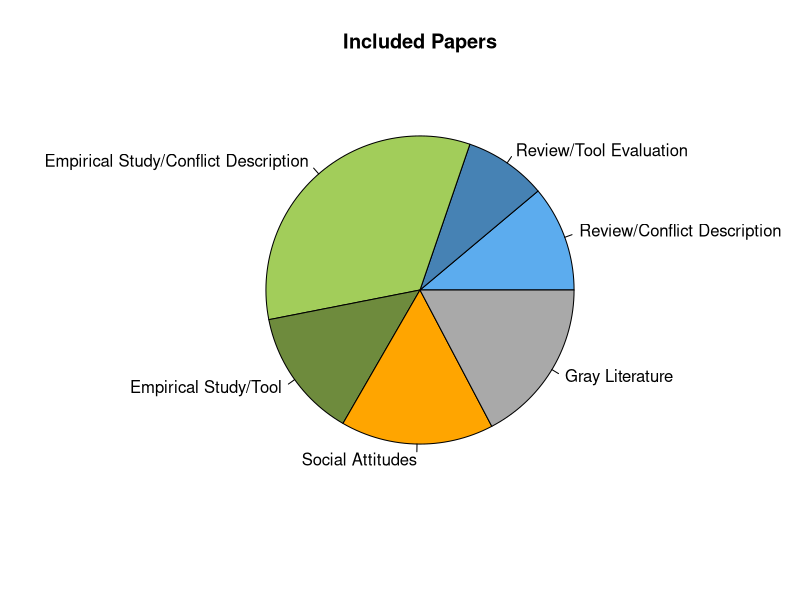
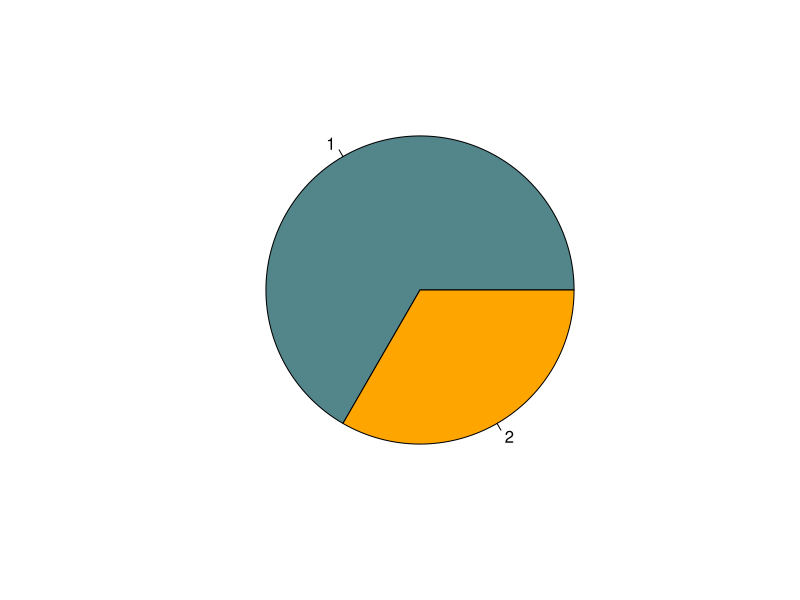
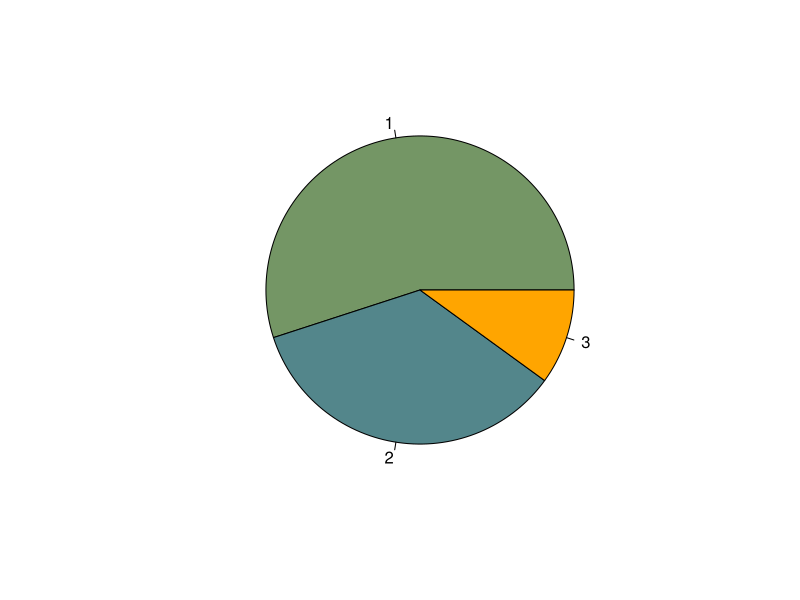
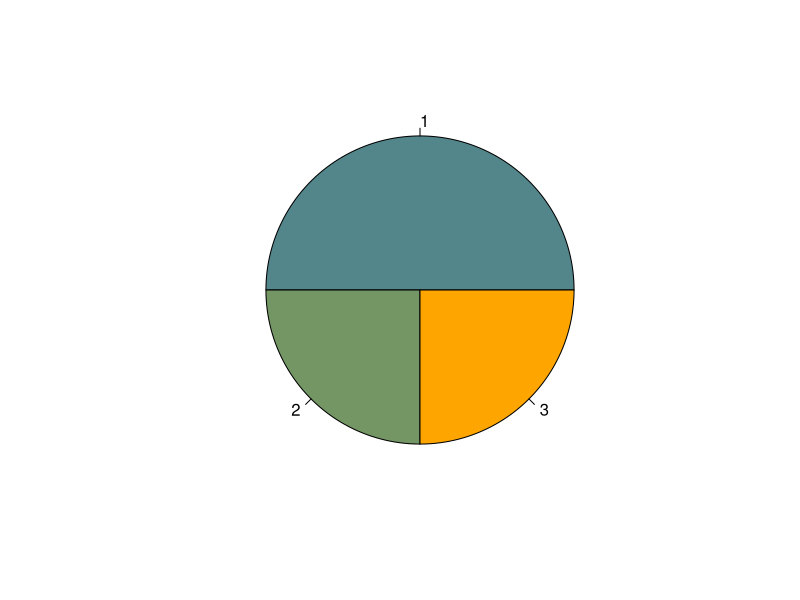
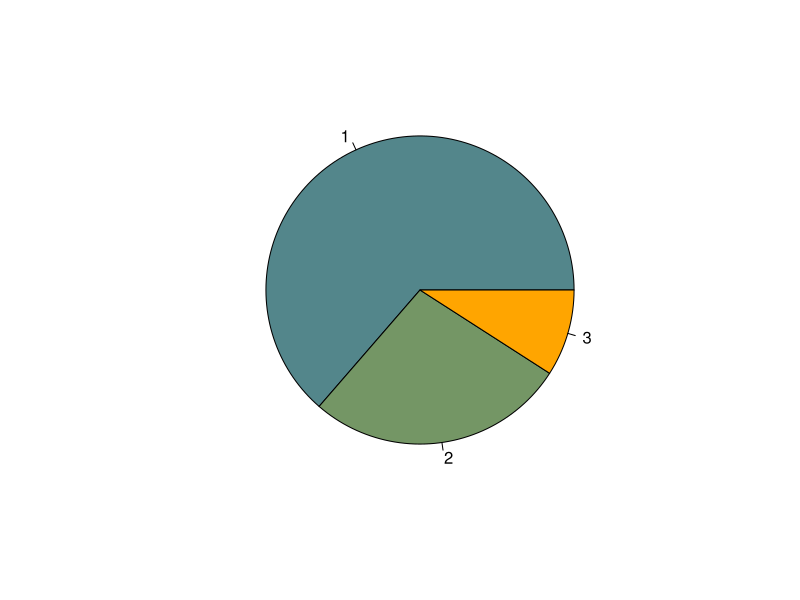
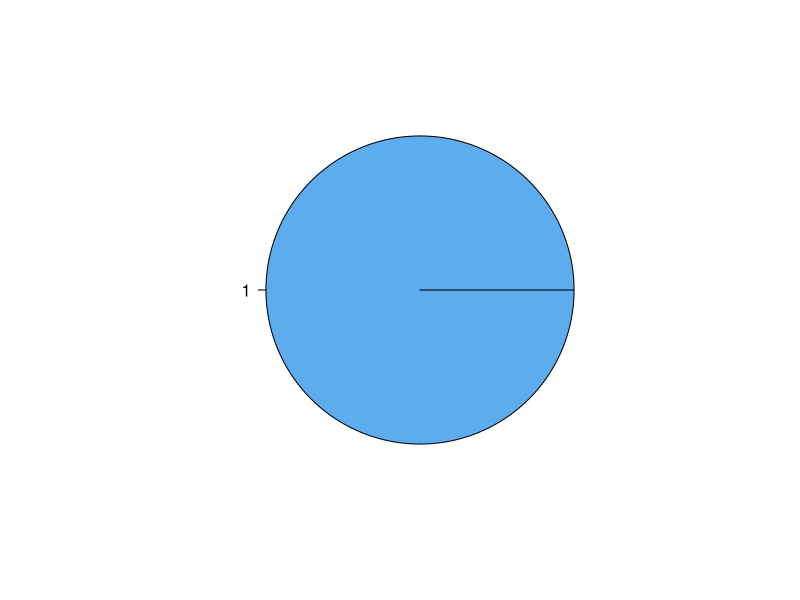
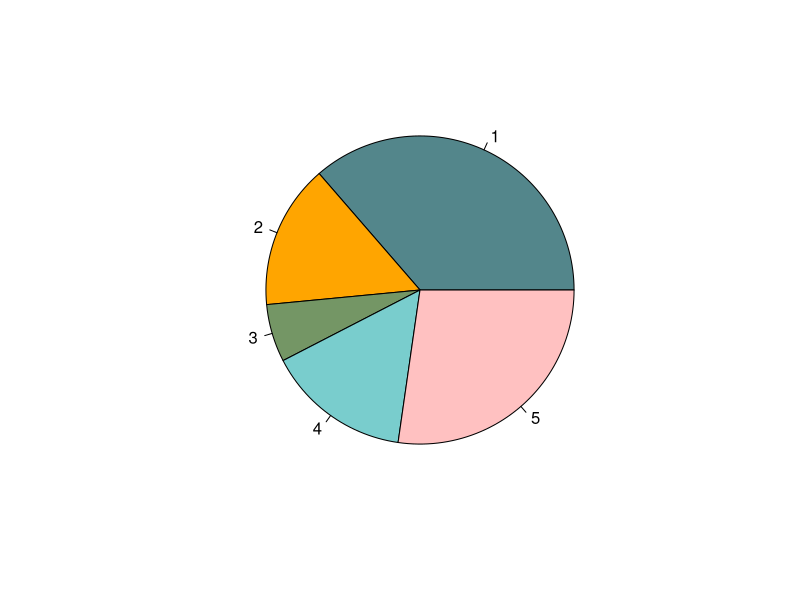
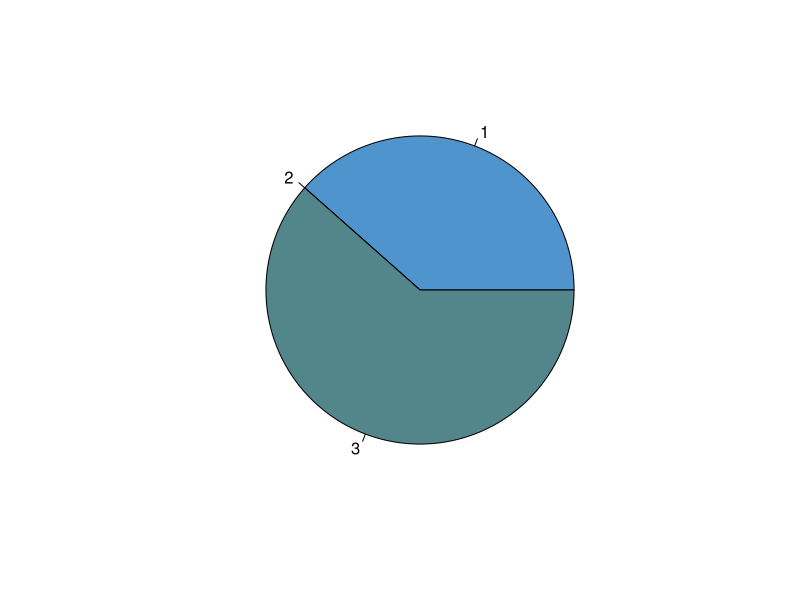

The R source for these figures, in order:
## ---- chunk 1
# note, I subtracted 4 papers from the lit review/tool eval and 2 papeers from the e study/con desc pulled them into gray lit. This is not reflected in the google sheets.

# old slides from the first draft slices <- c(7, 4, 23, 10, 17)

Review.ConDesc <- 7 + 2
Review.ToolEval <- 7
Estudy.ConDesc <- 27
Estudy.ToolEval <- 8 + 3
Estudy.Socialactors <- 13
GrayLit <- 14

slices <- c(Review.ConDesc, Review.ToolEval, Estudy.ConDesc, Estudy.ToolEval, Estudy.Socialactors, GrayLit)
lbls <- c("Review/Conflict Description", "Review/Tool Evaluation", "Empirical Study/Conflict Description", "Empirical Study/Tool", "Social Attitudes", "Gray Literature")
pie(slices, labels = lbls, main="Included Papers", col=c("steelblue2", "steelblue", "darkolivegreen3", "darkolivegreen4", "#FFA500", "darkgrey"))
## ---- chunk 2
## Bobcats do not predate cattle
slices <- c(2, 1)
lbls <- c("Rancher Survey", "Camera Trap Observations")
pie(slices, col=c("#53868B", "#FFA500"))
## ---- chunk 3
## Bobcats predate sheep/goats

# Young 1958 - stomach content analysis
# Gashwiler et al. 1960 - stomach content analysis
# Kaiser 1975 - fed/state/county reporting
# Klebenow and McAdoo 1975 - empirical study
# Fritts and Sealander 1978 - stomach content analysis
# Pearson and Caroline 1981 - fed/state/county reporting
# Green 1983 - emprical study
# Howard 1985 - rancher survey
# Goodwin 1985 -fed/state/county reporting
# NASS 1991 - fed/state/county reporting
# NASS 1995 - fed/state/county reporting
# USDA 1997 - fed/state/county reporting
# Altman 1997 - stomach content analysis
# NASS 2000 -fed/state/county reporting
# NASS 2005 - fed/state/county reporting
# Scasta et al. 2017 - rncher survey
# USDA 2017 - fed/state/county reporting
# Holland-Levine 2020 - fed/state/county reporting
# Floyd 2022 - empirical study
# Wildlife Services 1996 - 2021 - fed/state/county reporting

slices <- c(11, 7, 2)
pie(slices, col=c("#749665", "#53868B", "#FFA500"))

## Bobcats do not predate sheep/goats
slices <- c(2, 1, 1)
pie(slices, col=c("#53868B", "#749665", "#FFA500"))
## ---- chunk 4
## Bobcats predate poultry
# Gashwiler et al. 1960 - stomach content analysis
# Fritts and Sealander 1978 - stomach content analysis
# Miller 1980 - stomach content analysis
# Pearson and Caroline 1981 - fed/state/county reporting
# Knick et al. 1984 - stomach content analysis
# Maehr 1989 - stomach content analysis
# Fox 1990 - stomach content analysis
# Arroyo-Quiroz 2017 - Producer survey
# USDA 2017 - fed/state/county reporting
# Fergus 2020 - field research
# Wildlife Services 1996 – 2021 - fed/state/county reporting

slices <- c(7, 3, 1)
pie(slices, col=c("#53868B", "#749665", "#FFA500"))

## Bobcats do not predate poultry
slices <- c(1)
pie(slices, col=c("steelblue2"))
## ---- chunk 5
slices <- c(12, 5, 2, 5, 9)
pie(slices, col=c("#53868B", "#FFA500", "#749665", "darkslategray3", "rosybrown1"))


slices <- c(5, 0, 8)
pie(slices, col=c("steelblue3", "steelblue3", "#53868B"))
## ---- chunk 6
slices <- c(5, 1, 1, 1)
pie(slices, col=c("#53868B", "#FFA500", "#749665", "darkslategray3"))

## ---- chunk 7
slices <- c(857,	16671,	23581,	2689)
lbls <- c("Cattle", "Sheep/Goats", "Domestic Fowl", "Pets")
pie(slices, labels = lbls, main="Damage or Threats Addressed by Wildlife Services 1996 - 2021", col=c("#749665", "#53868B", "#FFA500", "darkgrey"))
